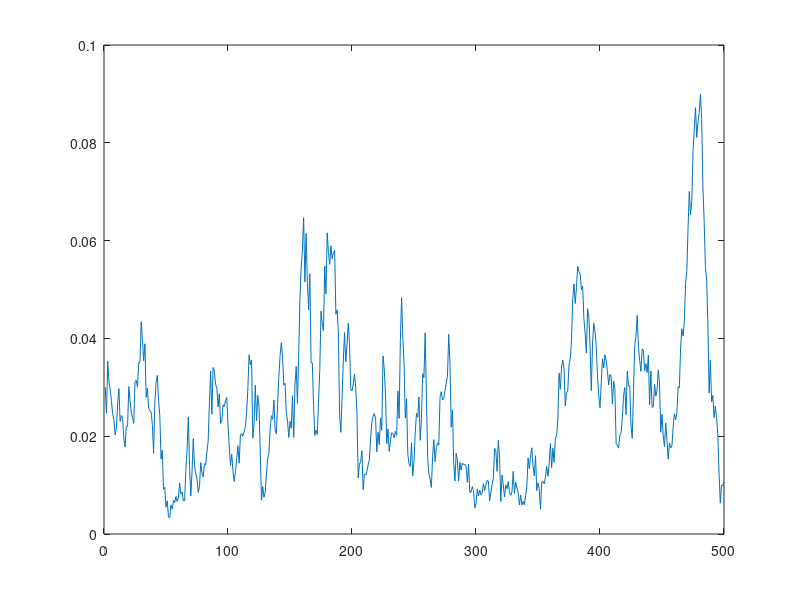

MATLAB code for this plot: (Note: this script raises an error after producing the figure.)
% TODO:
% implement method to remove stickiness
% parallelize code
% check out postdoc resampling methods
% test over more parameters rho and multi dimensions

clc
clear all
format compact
close all

rng default

kappa = 15;% higher, higher kurt
theta = .03; % lower, higher kurt
eta = .5;% higher, higher kurt
rho = -.5;
dt = 1/250;


if 2*kappa*theta < eta^2
    display('fix parameters')
    2*kappa*theta
    eta^2
    return
end

numSteps = 500;
w1 = randn(numSteps, 1);
w2 = randn(numSteps, 1);

x = zeros(numSteps, 1);

x(1) = theta;
for i = 2:numSteps
    
    noise(i) = eta*rho*w1(i)*sqrt(x(i-1)*dt)+  eta*sqrt((1-rho^2)*x(i-1)*dt)*w2(i);
    x(i) = x(i-1) + kappa*(theta - x(i-1))*dt + noise(i);
    if(x(i)<0)
       x(i) = .01; 
    end
end

plot(x)
if sum(x<0) > 1
    display('bad run')
    return
end
% scatter(noise, w1)
% hist(x*dt)
% hist(w1*dt, 20)

y = (0 - x*dt) + w1.*sqrt(x*dt);

% y = load('y.mat');
% 
% y = y.y;
% y = diff(log(y));

% qqplot(y)
% hist(y)
p = [kappa, theta, eta, rho];


numParticles = 1000;%2^12;

kappaDistribution = makedist('Uniform', 'lower', -1, 'upper', 0);
kappa0 = -.2;% random(kappaDistribution, 1, 1);


p = [kappa, theta, eta, kappa0];
initialProb = pf(y, p, numParticles, dt);

numSteps = 1000;
LL = zeros(numSteps, 1);
LL(1) = initialProb;

kappas = zeros(numSteps, 1);
kappas(1) = kappa0;

lessThanZero = false;
for i = 2:numSteps    
    
    rhoProposal = kappas(i-1) + .1*randn(1);
    
    p = [kappa, theta, eta, rhoProposal];
    py = pf(y, p, numParticles, dt);    
    
    accept = exp(py-LL(i-1));
    accept = accept > rand(1);
        
    % code to prevent sticking
    if i > 100
        if LL(i-1) == LL(i-99)
            accept = 1;
            display('stuck')
        end
    end
    
    if abs(rhoProposal) > 1
       accept = 0; 
    end
    
    if accept == 1
        i
        rhoProposal
        kappas(i) = rhoProposal;
        LL(i) = py;        
    else
        kappas(i) = kappas(i-1);
        LL(i) = LL(i-1);
    end
    if mod(i ,50) == 0
        hist(kappas(1:i));        
        drawnow
    end

end
% figure
subplot(2,1,1)
hist(kappas, 25)
% hist(kappas(50:end), 55)

subplot(2,1,2)
plot(kappas)

mean(kappas)
median(kappas)
% 
% if length(kappas > 1000)
%     mean(kappas(1000:end))
%     mode(kappas(1000:end))    
% end



























